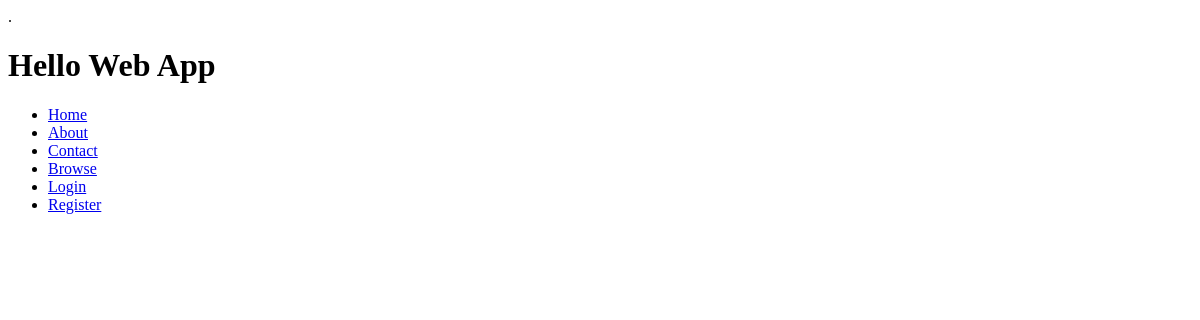
The app's page /, older data.
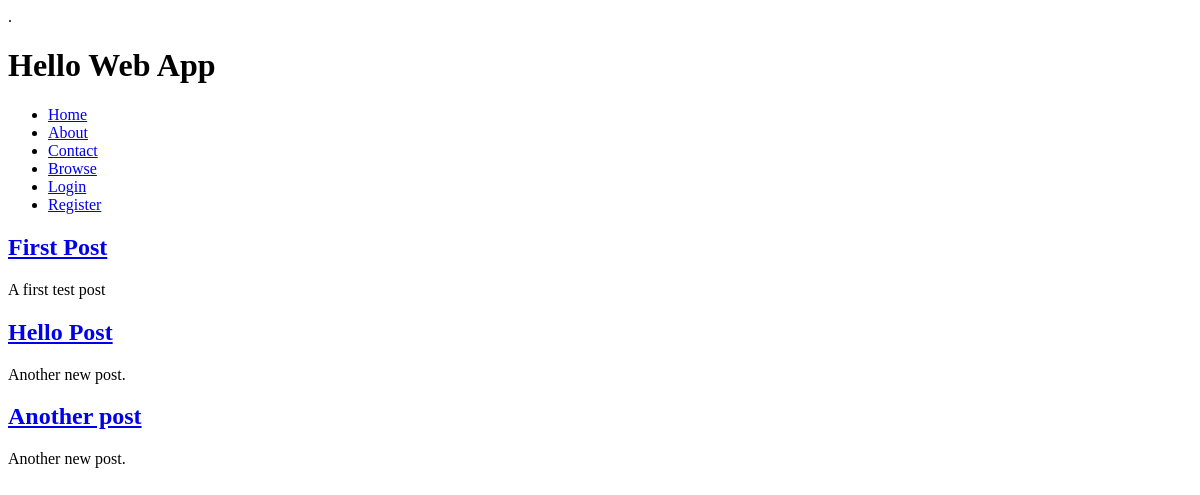
The same page, newer data.
### collectionapp/models.py (models this page shows)
class Post(models.Model):
    name = models.CharField(max_length=255)
    description = models.TextField()
    slug = models.SlugField(unique=True)
    user = models.OneToOneField(User, blank=True, null=True)

### collectionapp/views.py (the view)
# urls.py: url(r'^$', 'collectionapp.views.index', name='home'),
def index(request):
    posts = Post.objects.all()
    return render(request, 'index.html', {
        'posts': posts,
    })

### collectionapp/templates/index.html (shortened to what this page needs)
{% extends 'layouts/base.html' %}
{% load humanize %}
{% block content %}
    {% for post in posts %}
        <h2><a href="{% url 'post_detail' slug=post.slug %}">
            {{ post.name }}
        </a></h2>
        <p>{{ post.description }}</p>
    {% endfor %}
{% endblock %}

### collectionapp/templates/layouts/base.html (shortened to what this page needs)
{% load staticfiles %}.
<!doctype html>
<html>
<head>
    <link rel="stylesheet" href="{% static 'css/style.css' %}" />
</head>
<body>
    <header>
        <h1>Hello Web App</h1>
        <nav>
            <ul>
                <li><a href="{% url 'home' %}">Home</a></li>
                <li><a href="{% url 'about' %}">About</a></li>
                <li><a href="{% url 'contact' %}">Contact</a></li>
                <li><a href="{% url 'browse' %}">Browse</a></li>
                {% if user.is_authenticated %}
                <li><a href="{% url 'auth_logout' %}">Logout</a> </li>
                {% else %}
                <li><a href="{% url 'auth_login' %}">Login</a></li>
                <li><a href="{% url 'registration_register'%}">Register</a></li>
                {% endif %}
            </ul>
        </nav>
    </header>
    {% block content %}{% endblock %}
</body>
</html>

Row changes from the older to the newer data that the page shows:
added Post: name "First Post", description "A first test post"
added Post: name "Hello Post", description "Another new post."
added Post: name "Another post", description "Another new post."
